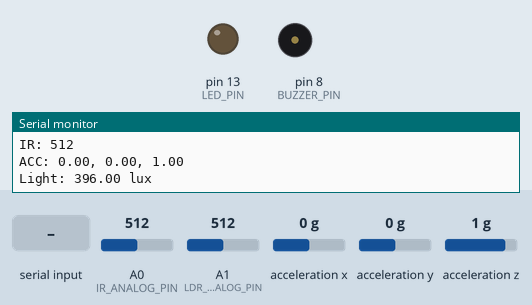
This sketch was run on a simulated Arduino Uno, built with avr-gcc and run on an emulated ATmega328P. On the bench: output pins drawn as LEDs (lit = HIGH), buzzer (waves = sounding), the last lines printed to the serial monitor. Wiring (inferred from the names in the program): MPU-6050 motion sensor at I2C address 0x68. The inputs (shaded band) are chosen by the test bench; at power-on: A0 (IR_ANALOG_PIN) = 512, A1 (LDR_ANALOG_PIN) = 512, acceleration x 0 g, acceleration y 0 g, acceleration z 1 g.

Above: at 1.4 s.
1.5 s: "BUZZER:1\n" received over Serial
At 2.2 s:
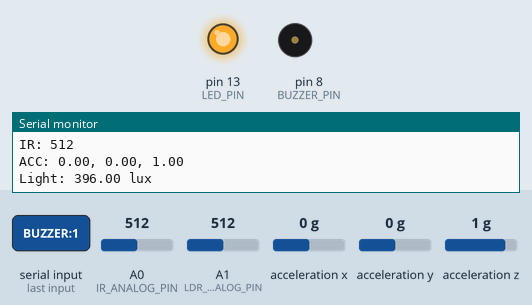
3.3 s: "BUZZER:0\n" received over Serial
At 4.5 s:
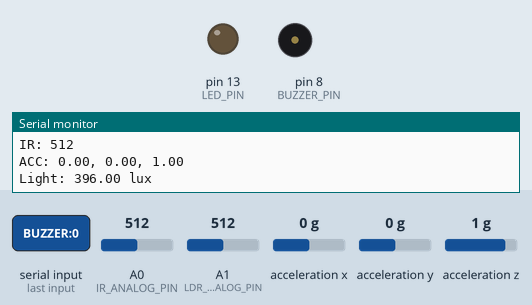
4.8 s: "ALERT:HIGH\n" received over Serial
At 4.95 s:
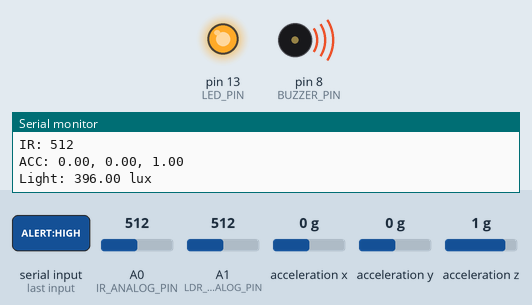
6.6 s: "ALERT:LOW\n" received over Serial
At 7.0 s:
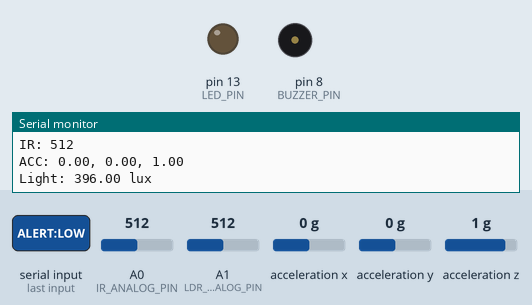
Timing chart, 0 to 9.1 s (numbered marks = the images above; inputs shaded):
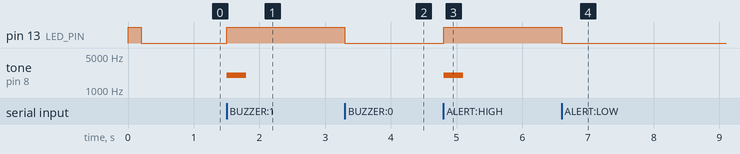

Measured:
- after the input at 1.5 s, pin 13 (LED_PIN): LOW → HIGH at once; tone on pin 8 (BUZZER_PIN): silent → 2000 Hz at once, → silent 0.30 s later
- after the input at 3.3 s, pin 13 (LED_PIN): HIGH → LOW at once
- after the input at 4.8 s, pin 13 (LED_PIN): LOW → HIGH at once; tone on pin 8 (BUZZER_PIN): silent → 2000 Hz at once, → silent 0.30 s later
- after the input at 6.6 s, pin 13 (LED_PIN): HIGH → LOW at once

The sketch:

arduino_uno_sensors.ino
```cpp
/*
 * MultiSense ASD - Arduino Uno Multi-Sensor Telemetry
 * Sensors Supported:
 *   1. MAX30102 / Pulse Sensor (IR reading)
 *   2. MPU6050 3-Axis Accelerometer (ax, ay, az)
 *   3. BH1750 / LDR Ambient Light Sensor (lux)
 *
 * Output Format sent via Serial:
 *   IR: 0
 *   ACC: 0, 0, 0
 *   Light: -2.00 lux
 *
 * Incoming Alert:
 *   Listens for "BUZZER:1" or "ALERT:HIGH" to activate Pin 8 (Buzzer) and Pin 13 (LED).
 */

#include <Wire.h>

// Pin Configuration
const int BUZZER_PIN = 8;
const int LED_PIN = 13;
const int IR_ANALOG_PIN = A0;      // Optional analog IR fallback if MAX30102 not on I2C
const int LDR_ANALOG_PIN = A1;     // Optional LDR fallback if BH1750 not on I2C

// MPU6050 Default I2C Address
const int MPU_ADDR = 0x68;

// Sensor Reading Variables
long irValue = 0;
float ax = 0.0, ay = 0.0, az = 0.0;
float lightLux = -2.00;

unsigned long lastSendTime = 0;
const unsigned long SEND_INTERVAL = 1000; // Send telemetry every 1 second

void setup() {
  Serial.begin(115200); // High speed serial
  while (!Serial && millis() < 3000); // Wait for serial on USB

  pinMode(BUZZER_PIN, OUTPUT);
  pinMode(LED_PIN, OUTPUT);
  digitalWrite(BUZZER_PIN, LOW);
  digitalWrite(LED_PIN, LOW);

  Wire.begin();

  // Initialize MPU6050 (Wake up from sleep mode)
  Wire.beginTransmission(MPU_ADDR);
  Wire.write(0x6B); // PWR_MGMT_1 register
  Wire.write(0x00); // Wake up
  byte mpuStatus = Wire.endTransmission();

  // Self-test LED flash
  digitalWrite(LED_PIN, HIGH);
  delay(200);
  digitalWrite(LED_PIN, LOW);
}

void loop() {
  // 1. Read Sensors
  readSensors();

  // 2. Transmit Telemetry every interval
  if (millis() - lastSendTime >= SEND_INTERVAL) {
    sendTelemetry();
    lastSendTime = millis();
  }

  // 3. Check for Incoming Alerts from ML API Bridge
  checkIncomingAlerts();
}

void readSensors() {
  // --- MPU6050 Accelerometer Reading ---
  Wire.beginTransmission(MPU_ADDR);
  Wire.write(0x3B); // Starting at register 0x3B (ACCEL_XOUT_H)
  if (Wire.endTransmission(false) == 0) {
    Wire.requestFrom(MPU_ADDR, 6, true);
    if (Wire.available() >= 6) {
      int16_t raw_ax = (Wire.read() << 8) | Wire.read();
      int16_t raw_ay = (Wire.read() << 8) | Wire.read();
      int16_t raw_az = (Wire.read() << 8) | Wire.read();

      // Convert raw LSB to g (for default +/- 2g range: divide by 16384.0)
      ax = raw_ax / 16384.0;
      ay = raw_ay / 16384.0;
      az = raw_az / 16384.0;
    }
  } else {
    // If MPU not connected, zero reading
    ax = 0.0;
    ay = 0.0;
    az = 0.0;
  }

  // --- IR Sensor Reading ---
  // If using analog photodiode/IR on A0:
  int irRaw = analogRead(IR_ANALOG_PIN);
  // If no finger detected or sensor open, keep 0
  if (irRaw < 30) {
    irValue = 0;
  } else {
    irValue = irRaw;
  }

  // --- Light Sensor Reading ---
  // If BH1750 not responding, use uncalibrated offset reading (-2.00 lux) or LDR
  int ldrRaw = analogRead(LDR_ANALOG_PIN);
  if (ldrRaw < 10) {
    lightLux = -2.00; // Sensor dark / negative offset reading
  } else {
    lightLux = map(ldrRaw, 10, 1023, 0, 800);
  }
}

void sendTelemetry() {
  // Transmits the exact 3-line format recognized by MultiSense API:
  Serial.print("IR: ");
  Serial.println(irValue);

  Serial.print("ACC: ");
  Serial.print(ax, 2);
  Serial.print(", ");
  Serial.print(ay, 2);
  Serial.print(", ");
  Serial.println(az, 2);

  Serial.print("Light: ");
  Serial.print(lightLux, 2);
  Serial.println(" lux");
}

void checkIncomingAlerts() {
  if (Serial.available() > 0) {
    String msg = Serial.readStringUntil('\n');
    msg.trim();

    // Check if ML predicted HIGH risk or BUZZER:1
    if (msg.indexOf("BUZZER:1") >= 0 || msg.indexOf("ALERT:HIGH") >= 0) {
      // Sound alarm and turn on LED
      digitalWrite(LED_PIN, HIGH);
      tone(BUZZER_PIN, 2000, 300); // 2kHz tone for 300ms
    } else if (msg.indexOf("BUZZER:0") >= 0 || msg.indexOf("ALERT:LOW") >= 0) {
      digitalWrite(LED_PIN, LOW);
      noTone(BUZZER_PIN);
    }
  }
}
```
